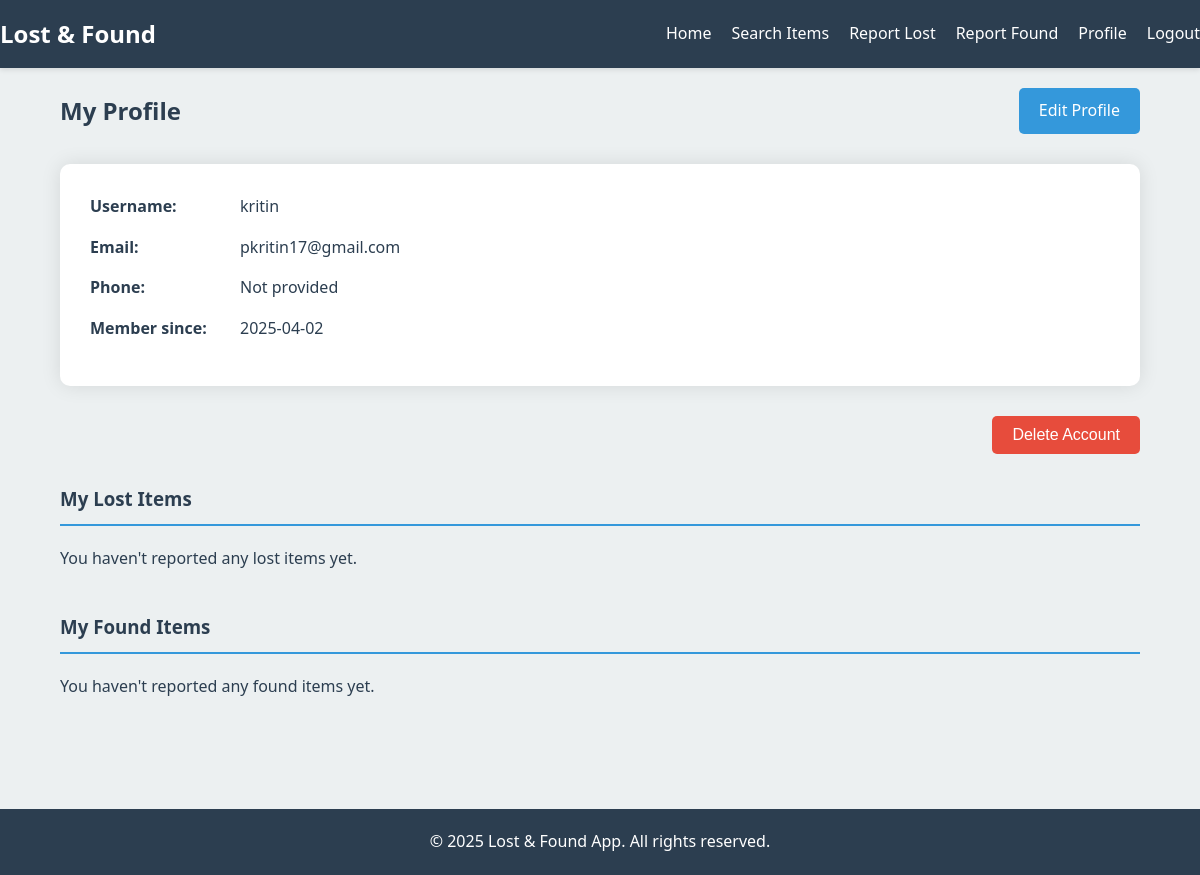
The app's page /profile (signed in) with its own data.
### app.py (models this page shows)
class User(db.Model, UserMixin):
    id = db.Column(db.Integer, primary_key=True)
    username = db.Column(db.String(50), unique=True, nullable=False)
    email = db.Column(db.String(100), unique=True, nullable=False)
    password = db.Column(db.String(200), nullable=False)
    phone = db.Column(db.String(20))
    created_at = db.Column(db.DateTime, default=datetime.utcnow)
    lost_items = db.relationship('LostItem', backref='owner', lazy=True)
    found_items = db.relationship('FoundItem', backref='finder', lazy=True)

### app.py (the view)
    @app.route('/profile')
    @login_required
    def profile():
        return render_template('profile/view.html', user=current_user)

### templates/profile/view.html (shortened to what this page needs)
{% extends "base.html" %}
{% block content %}
<section class="profile">
    <div class="container">
        <div class="profile-header">
            <h2>My Profile</h2>
            <a href="{{ url_for('edit_profile') }}" class="btn">Edit Profile</a>
        </div>
        <div class="profile-details">
            <div class="detail">
                <span class="label">Username:</span>
                <span class="value">{{ user.username }}</span>
            </div>
            <div class="detail">
                <span class="label">Email:</span>
                <span class="value">{{ user.email }}</span>
            </div>
            <div class="detail">
                <span class="label">Phone:</span>
                <span class="value">{{ user.phone if user.phone else 'Not provided' }}</span>
            </div>
            <div class="detail">
                <span class="label">Member since:</span>
                <span class="value">{{ user.created_at.strftime('%Y-%m-%d') }}</span>
            </div>
        </div>
        <div class="profile-actions">
            <form method="POST" action="{{ url_for('delete_profile') }}" onsubmit="return confirm('Are you sure you want to delete your account? This cannot be undone.');">
                <button type="submit" class="btn btn-danger">Delete Account</button>
            </form>
        </div>
        <div class="profile-items">
            <h3>My Lost Items</h3>
            {% if user.lost_items %}
                <div class="items-grid">
                    {% for item in user.lost_items %}
                        <div class="item-card">
                            <div class="item-image">
                                {% if item.image %}
                                    <img src="{{ url_for('static', filename='uploads/' + item.image) }}" alt="{{ item.name }}">
                                {% else %}
                                    <div class="no-image">No Image</div>
                                {% endif %}
                            </div>
                            <div class="item-details">
                                <h4>{{ item.name }}</h4>
                                <p><i class="fas fa-map-marker-alt"></i> {{ item.location }}</p>
                                <p><i class="far fa-calendar-alt"></i> {{ item.date_lost.strftime('%Y-%m-%d') }}</p>
                                <p>Status: <span class="status-{{ item.status }}">{{ item.status }}</span></p>
                                <a href="{{ url_for('lost_item_details', id=item.id) }}" class="btn btn-small">View</a>
                            </div>
                        </div>
                    {% endfor %}
                </div>
            {% else %}
                <p>You haven't reported any lost items yet.</p>
            {% endif %}
        </div>
        <div class="profile-items">
            <h3>My Found Items</h3>
            {% if user.found_items %}
                <div class="items-grid">
                    {% for item in user.found_items %}
                        <div class="item-card">
                            <div class="item-image">
                                {% if item.image %}
                                    <img src="{{ url_for('static', filename='uploads/' + item.image) }}" alt="{{ item.name }}">
                                {% else %}
                                    <div class="no-image">No Image</div>
                                {% endif %}
                            </div>
                            <div class="item-details">
                                <h4>{{ item.name }}</h4>
                                <p><i class="fas fa-map-marker-alt"></i> {{ item.location }}</p>
                                <p><i class="far fa-calendar-alt"></i> {{ item.date_found.strftime('%Y-%m-%d') }}</p>
                                <p>Status: <span class="status-{{ item.status }}">{{ item.status }}</span></p>
                                <a href="{{ url_for('found_item_details', id=item.id) }}" class="btn btn-small">View</a>
                            </div>
                        </div>
                    {% endfor %}
                </div>
            {% else %}
                <p>You haven't reported any found items yet.</p>
            {% endif %}
        </div>
    </div>
</section>
{% endblock %}

### static/css/style.css (style rules this page uses)
:root { --primary-color: #3498db; --secondary-color: #2980b9; --accent-color: #e74c3c; --light-color: #ecf0f1; --dark-color: #2c3e50; --success-color: #2ecc71; --warning-color: #f39c12; --danger-color: #e74c3c; --gray-color: #95a5a6; --white-color: #ffffff; --black-color: #000000; }
* { margin: 0; padding: 0; box-sizing: border-box; }
body { font-family: 'Segoe UI', Tahoma, Geneva, Verdana, sans-serif; line-height: 1.6; color: var(--dark-color); background-color: var(--light-color); }
a { text-decoration: none; color: var(--primary-color); }
.container { width: 90%; max-width: 1200px; margin: 0 auto; padding: 20px 0; }
.btn { display: inline-block; background: var(--primary-color); color: var(--white-color); padding: 10px 20px; border: none; border-radius: 5px; cursor: pointer; font-size: 16px; transition: background 0.3s ease; }
.btn-danger { background: var(--danger-color); }
.profile-header { display: flex; justify-content: space-between; align-items: center; margin-bottom: 30px; }
.profile-details { background: var(--white-color); padding: 30px; border-radius: 10px; box-shadow: 0 0 20px rgba(0, 0, 0, 0.1); margin-bottom: 30px; }
.detail { display: flex; margin-bottom: 15px; }
.detail .label { font-weight: 600; width: 150px; }
.profile-actions { margin: 30px 0; text-align: right; }
.profile-items { margin-bottom: 40px; }
.profile-items h3 { margin-bottom: 20px; padding-bottom: 10px; border-bottom: 2px solid var(--primary-color); }

### records on screen
User: username "kritin", email "pkritin17@gmail.com", phone "Not provided", created_at "2025-04-02"
